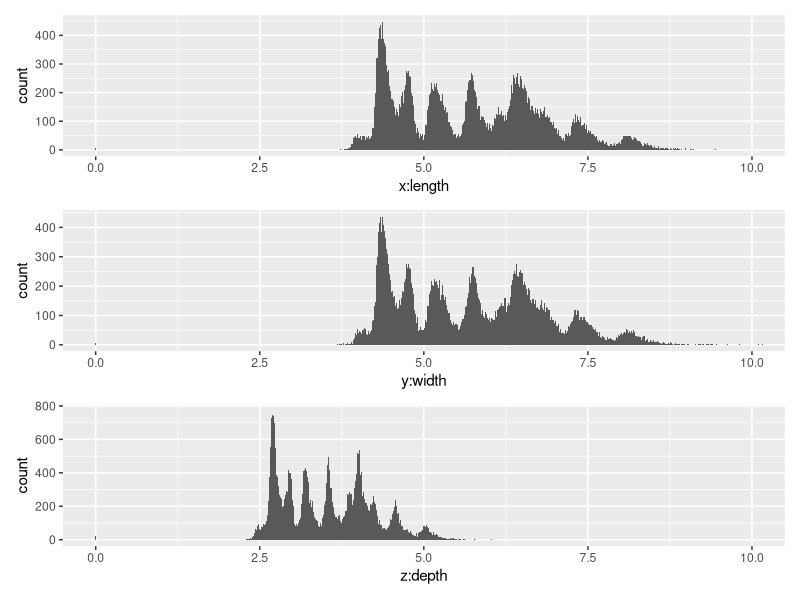
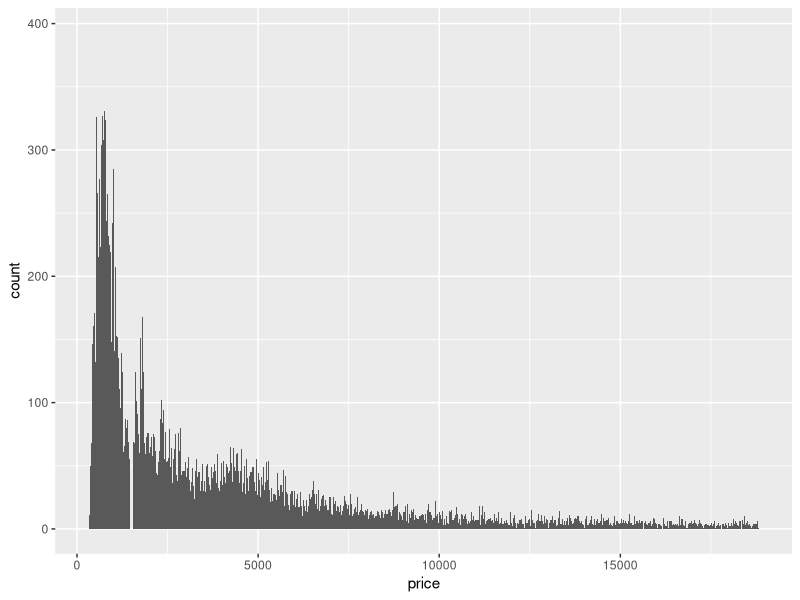
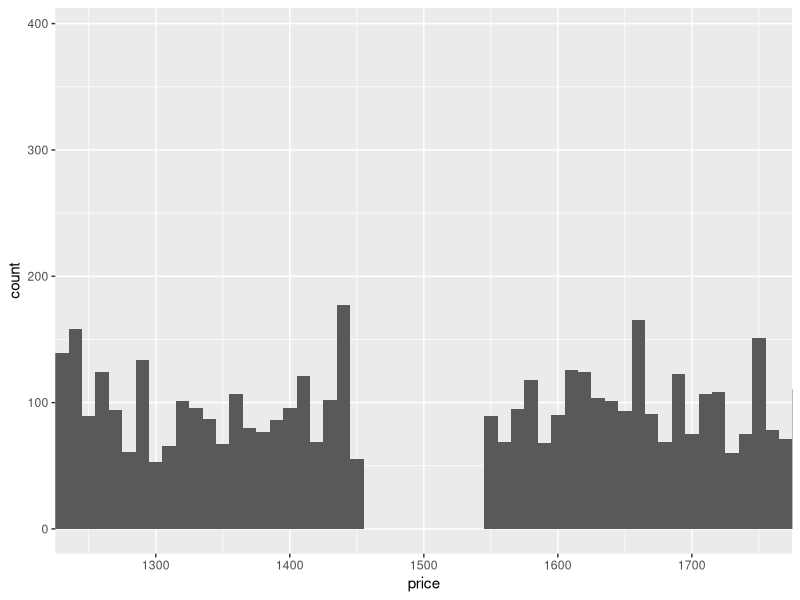

Write the R code that produced these figures, in order.
## ---- chunk 1
knitr::opts_chunk$set(echo = TRUE)
library(tidyverse)
## ---- chunk 2
diamonds %>% select(x,y,z) %>% summary()

x <-
  diamonds %>% ggplot() + geom_histogram(aes(x = x), binwidth = 0.01) + labs(x = 'x:length') + coord_cartesian(xlim = c(0, 10))
y <-
  diamonds %>% ggplot() + geom_histogram(aes(x = y), binwidth = 0.01) + labs(x = 'y:width') + coord_cartesian(xlim = c(0, 10))
z <-
  diamonds %>% ggplot() + geom_histogram(aes(x = z), binwidth = 0.01) + labs(x = 'z:depth') + coord_cartesian(xlim = c(0, 10))

patchwork::wrap_plots(x/y/z) # 把三张图排在一起

# 比较xz和yz，jrnold给了一个简单的方法
summarise(diamonds, mean(x > y), mean(x > z), mean(y > z))
## ---- chunk 3
diamonds %>% ggplot() + geom_histogram(aes(x = price), binwidth = 10)
diamonds %>% ggplot() + geom_histogram(aes(x = price), binwidth = 10) + coord_cartesian(xlim = c(1250, 1750))
## ---- chunk 4
diamonds %>% select(carat,price) %>% filter(carat %in% c(0.99,1)) %>% group_by(carat) %>% summarise(n=n(),mean(price))
